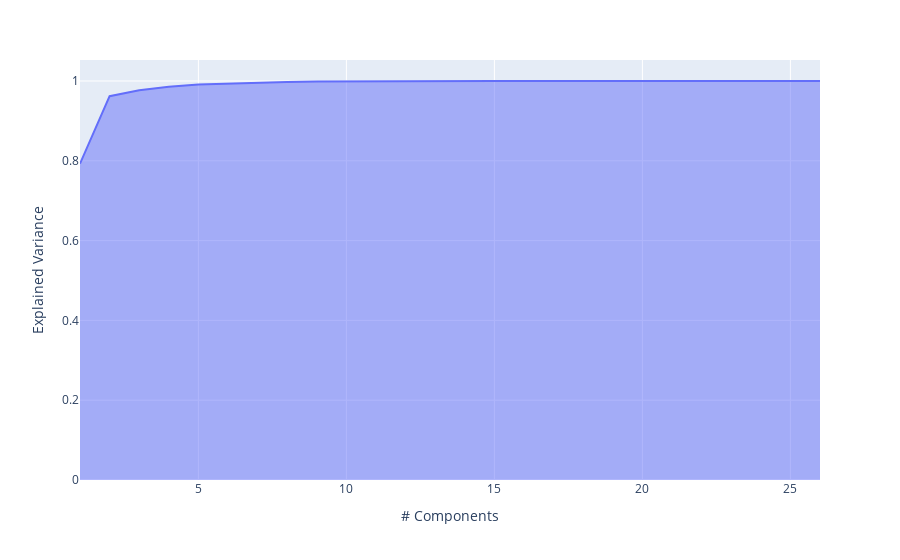

Source (notebook cell):
### Code cell
from IA.exploration_data.data_viz import elbow_method

elbow_method(X_speed)

### Figure 1 — Plotly figure (JSON) as saved in the notebook; plotly's stock layout.template omitted (floating-point values rounded to 4 significant figures)
{"data": [{"fillpattern": {"shape": ""}, "hovertemplate": "# Components=%{x}<br>Explained Variance=%{y}<extra></extra>", "legendgroup": "", "line": {"color": "#636efa"}, "marker": {"symbol": "circle"}, "mode": "lines", "name": "", "orientation": "v", "showlegend": false, "stackgroup": "1", "x": [1, 2, 3, 4, 5, 6, 7, 8, 9, 10, 11, 12, 13, 14, 15, 16, 17, 18, 19, 20, 21, 22, 23, 24, 25, 26], "xaxis": "x", "y": [0.7928, 0.9619, 0.9768, 0.9858, 0.9911, 0.9937, 0.9959, 0.9975, 0.9989, 0.9993, 0.9995, 0.9997, 0.9998, 0.9998, 0.9999, 0.9999, 0.9999, 1.0, 1.0, 1.0, 1.0, 1.0, 1.0, 1.0, 1.0, 1.0], "yaxis": "y", "type": "scatter"}], "layout": {"xaxis": {"anchor": "y", "domain": [0.0, 1.0], "title": {"text": "# Components"}}, "yaxis": {"anchor": "x", "domain": [0.0, 1.0], "title": {"text": "Explained Variance"}}, "legend": {"tracegroupgap": 0}, "margin": {"t": 60}}}
